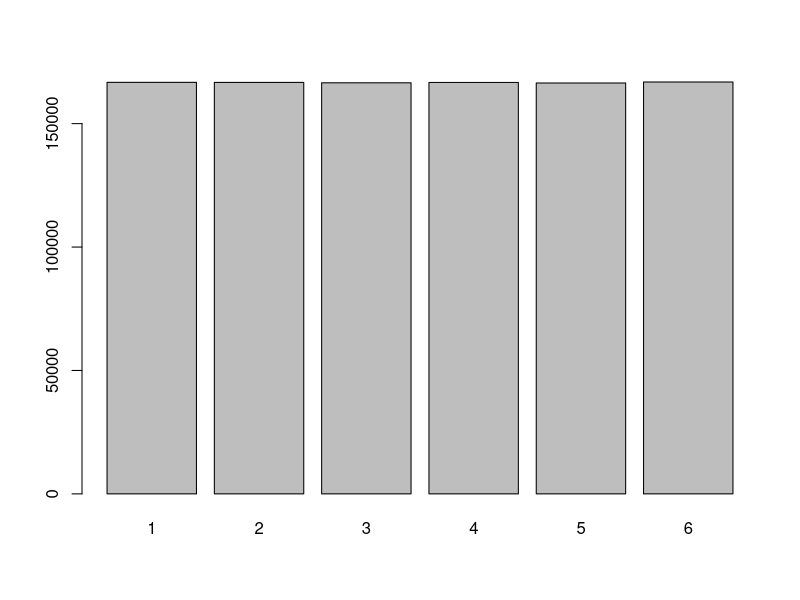

Recreate this plot in R.


#operações básicas
2+5 
2 - 3 
2 * 3 
40/5 
3 ** 2 
10 %% 3 

#atribuindo valores
a <- 3*2
4*3 -> b

class(a) #a classe de um objeto
class(1)

d <- TRUE #booleano, lógico;
class(d)

d + a 
FALSE + a
TRUE + TRUE
TRUE + FALSE/FALSE
TRUE/FALSE

v1 <- 4+3
V1 <- 3+90 #case sensitive, diferencia maiúsculas de minúsculas.

x <- "teste" #string, chamadas no r de character
class(x)

#criando vetores
x1 <- c(3,10,78)
length(x1) 
sum(x1) 
mean(x1)

c(1,6, "teste") #um vetor admite apenas um tipo de dado, então o vetor será de character, neste caso.

x1[2] #acessando a segunda posição do vetor
x1[c(2,3,2,1)] #acessando as posições 2, 3, 2 e 1 do vetor

x2 <- c(x1, 67,90) 
x2 
x2 < 70 
sum(x2<70)
sum(x2[x2<70]) 

x2 > 54 
x2 == 10 
x2 != 10 
!TRUE 
TRUE | FALSE 
TRUE & FALSE

?sample 

dado <- sample(x = 1:6, size = 1000000, replace = TRUE) 
mean(dado == 3)
table(dado) 
barplot(table(dado)) 
